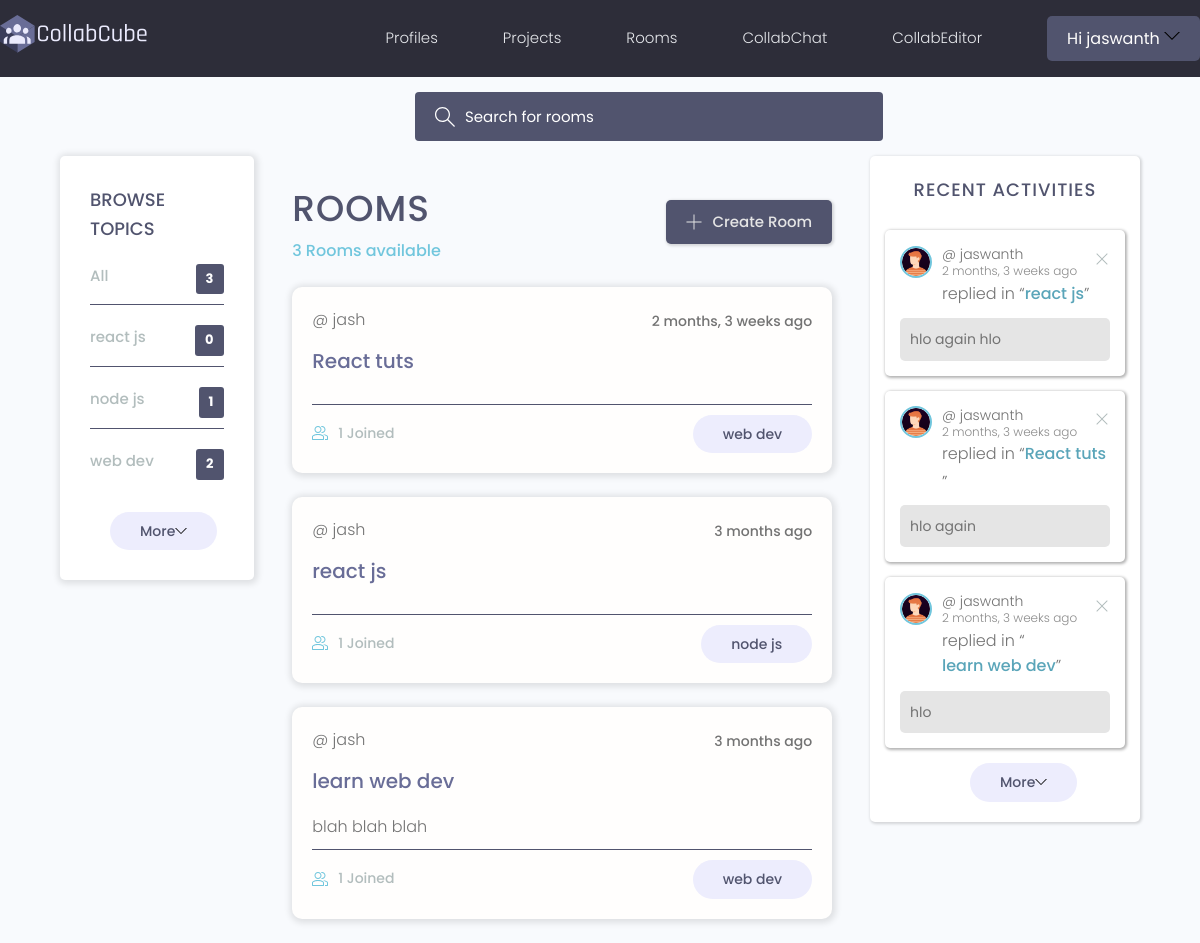
The app's page /rooms/ (signed in) with its own data.
### rooms/models.py (models this page shows, shortened)
class Topic(models.Model):
    name = models.CharField(max_length=200)

class Room(models.Model):
    host = models.ForeignKey(Profile, on_delete=models.SET_NULL, null=True)
    topic = models.ForeignKey(Topic, on_delete=models.SET_NULL, null=True)
    name = models.CharField(max_length=200)
    description = models.TextField(null=True, blank=True)
    password = models.CharField(max_length=20)
    participants = models.ManyToManyField(Profile, related_name='participants', blank=True)
    updated = models.DateTimeField(auto_now=True)
    created = models.DateTimeField(auto_now_add=True)
    id = models.UUIDField(default=uuid.uuid4, unique=True,editable=False, primary_key=True)
    class Meta:
        ordering = ['-updated', '-created']
    def __str__(self):
        return self.name

class RoomMessage(models.Model):
    user = models.ForeignKey(Profile, on_delete=models.CASCADE)
    room = models.ForeignKey(Room, on_delete=models.CASCADE)
    body = models.TextField()
    updated = models.DateTimeField(auto_now=True)
    created = models.DateTimeField(auto_now_add=True)
    class Meta:
        ordering = ['updated', 'created']
    def __str__(self):
        return self.body[0:50]

### users/models.py (models this page shows, shortened)
class Profile(models.Model):
    user = models.OneToOneField(User, on_delete= models.CASCADE, null=True,blank= True)
    name = models.CharField(max_length=200,null=True)
    email = models.EmailField(unique=True,max_length=300,null=True)
    username = models.CharField(max_length=200,unique=True,null=True)
    ROLE_TYPE =(
        ('faculty','Faculty'),
        ('student','Student')
    )
    role = models.CharField(max_length=200,choices=ROLE_TYPE,null=True)
    facultyid_or_studentid = models.CharField(max_length=200,unique=True,null=True)
    short_intro = models.CharField(max_length=200,null=True)
    bio = models.TextField(blank=True, null = True)
    profile_image= models.ImageField(default= 'profiles/male.png',null=True, upload_to ='profiles/')
    social_github = models.CharField(max_length=200,null=True,blank=True)
    social_linkedin = models.CharField(max_length=200,null=True,blank=True)
    social_website = models.CharField(max_length=200,null=True,blank=True)
    social_twitter = models.CharField(max_length=200,null=True,blank=True)
    created = models.DateTimeField(auto_now_add=True)
    id = models.UUIDField(default=uuid.uuid4, unique=True, primary_key=True,editable=False)
    def __str__(self):
        return str(self.user.username)
    class Meta:
        ordering = ['-created']

### rooms/views.py (the view)
# urls.py: path('rooms/',include('rooms.urls')),
@login_required(login_url = 'login')
def rooms(request):
    q = request.GET.get('q') if request.GET.get('q')!= None else ''
    rooms = Room.objects.filter(Q(topic__name__icontains=q)|Q(name__icontains=q)|Q(host__name__icontains=q))
    topics = Topic.objects.all()[0:5]
    room_messages = RoomMessage.objects.filter(
        Q(room__topic__name__icontains=q))[0:3]
    room_count = rooms.count()
    context = {'rooms':rooms,'topics':topics,'room_count':room_count,'room_messages':room_messages}
    return render(request,'rooms/rooms.html',context)

### rooms/templates/rooms/rooms.html (shortened to what this page needs)
 {% extends 'main.html' %}
{% load static%}
{%block content %}
<html lang="en">
  <head>
  </head>
  <body>
    <header class="header1 header--loggedIn1">
      <form class="header__search1" style="max-width: 40%;margin: 0 16rem 0 40rem;" method="GET" action="{% url 'rooms' %}">
        <label>
          <input name="q"  placeholder="Search for rooms" />
        </label>
      </form>
    </header>
    <main class="layout1 layout1--3">
      <div class="container1">
          {% include 'rooms/topics.html' %}
        <div class="roomList1">
          <div class="roomList__header1">
            <div>
              <h2>Rooms</h2>
              <p>{{room_count}} Rooms available</p>
            </div>
            <a class="btn1 btn--main1" href="{% url 'create-room'%}">
              <svg version="1.1" xmlns="http://www.w3.org/2000/svg" width="32" height="32" viewBox="0 0 32 32">
                <title>add</title>
                <path
                  d="M16.943 0.943h-1.885v14.115h-14.115v1.885h14.115v14.115h1.885v-14.115h14.115v-1.885h-14.115v-14.115z"
                ></path>
              </svg>
              Create Room
            </a>
          </div>
          {%for room in rooms %}
            <div class="roomListRoom1">
                <div class="roomListRoom__header1">
                <a href="{% url 'user-profile' room.host.id %}" class="roomListRoom__author1">
                    <span>@ {{room.host.username}}</span>
                </a>
                <div class="roomListRoom__actions1">
                    <span>{{room.created|timesince}} ago</span>
                </div>
                </div>
                <div class="roomListRoom__content1">
                <a href="{% url 'room' room.id %}">{{room.name}}</a>
                <p>{{room.description|slice:"100"}}
                </p>
                </div>
                <div class="roomListRoom__meta1">
                <a href="{% url 'room' room.id %}" class="roomListRoom__joined1">
                    {{room.participants.all.count}} Joined
                </a>
                <p class="tag tag--pill tag--sub settings__btn tag--lg">{{room.topic.name}}</p>
                </div>
            </div>
      {%endfor%}
        </div>
        {%include 'rooms/activity.html'%}
      </div>
    </main>
  </body>
</html>
{%endblock%}

### templates/navbar.html (shortened to what this page needs)
{%load static%}
<header class="header">
    <div class="container container--narrow">
      <a href="{% url 'profiles' %}" class="header__logo">
        <img src="{% static 'images/logo.svg' %}" alt="CollabCube Logo" />
      </a>
      <nav class="header__nav">
        <ul class="header__menu">
          {% if request.user.is_authenticated %}
          <li class="header__menuItem"><a href="{% url 'profiles' %}">Profiles</a></li>
          <li class="header__menuItem"><a href="{% url 'projects' %}">Projects</a></li>
          <li class="header__menuItem"><a href="{% url 'rooms' %}">Rooms</a></li>
          <li class="header__menuItem"><a href="{% url 'lobby' %}">CollabChat</a></li>
          <li class="header__menuItem"><a target="_blank" href="https://collabeditorr.herokuapp.com/" >CollabEditor</a></li>
          <li class="btn btn--sub">
            <div class="header__user1">
              <button class="dropdown-button1 " >Hi {{request.user.username}}
                <svg version="1.1" xmlns="http://www.w3.org/2000/svg" width="16" height="16" viewBox="0 0 32 32" >
                  <path d="M16 21l-13-13h-3l16 16 16-16h-3l-13 13z"></path>
                </svg>
              </button>
            </div>
          </li>
          {% endif%}
        </ul>
      </nav>
    </div>
  </header>

### rooms/templates/rooms/topics.html
      <div class="topics1" style="box-shadow: 1px 1px 6px 3px rgba(0, 0, 0, 0.1);  border-radius:5px;background-color:white">
      <div class="topics-page1 layout__body1">
        <div class="topics__header1">
          <h6>Browse Topics</h6>
      </div>
        <ul class="topics__list1">
          <li>
            <a href="{% url 'rooms'%}" class="active1">All <span style="color: white;">{{topics.count}}</span></a>
          </li>
          {% for topic in topics %}
          <li>
            <a href="{% url 'rooms' %}?q={{topic.name}}">{{ topic.name }} <span style="color: white;">{{topic.room_set.all.count}}</span></a>
          </li>
          {% endfor %}
        </ul>
        <a class="tag tag--pill tag--sub settings__btn tag--lg" style="margin-left: 2rem;" href="{% url 'topics' %}">
          More
          <svg version="1.1" xmlns="http://www.w3.org/2000/svg" width="12" height="12" viewBox="0 0 32 32">
              <title>chevron-down</title>
              <path d="M16 21l-13-13h-3l16 16 16-16h-3l-13 13z"></path>
          </svg>
      </a>
      </div>
    </div>

### rooms/templates/rooms/activity.html
  <div class="activities1" >
    <div class="activities__header1">
      <h2 style="color: #51546e;">Recent Activities</h2>
    </div>
    {% for message in room_messages%}
    <div class="activities__box1">
      <div class="activities__boxHeader1 roomListRoom__header1">
        <a href="{% url 'user-profile' message.user.id %}" class="roomListRoom__author1">
          <div class="avatar1 avatar--small1">
            <img src="{{message.user.profile_image.url}}" />
          </div>
          <p>
            @ {{message.user}}
            <span>{{message.created|timesince}} ago</span>
          </p>
          {% if request.user.profile.id == message.user.id %}
      <div class="roomListRoom__actions1">
        <a href="{% url 'delete-message' message.id %}">
          <svg version="1.1" xmlns="http://www.w3.org/2000/svg" width="32" height="32" viewBox="0 0 32 32">
            <title>remove</title>
            <path
              d="M27.314 6.019l-1.333-1.333-9.98 9.981-9.981-9.981-1.333 1.333 9.981 9.981-9.981 9.98 1.333 1.333 9.981-9.98 9.98 9.98 1.333-1.333-9.98-9.98 9.98-9.981z">
            </path>
          </svg>
        </a>
      </div>
      {% endif %}
        </a>
      </div>
      <div class="activities__boxContent1">
        <p>replied in “<a href="{% url 'room' message.room.id %}">{{message.room}}</a>”</p>
        <div class="activities__boxRoomContent1">
          {{message}}
        </div>
      </div>
    </div>
    {%endfor%}
    <a class="tag tag--pill tag--sub settings__btn tag--lg"  style="margin-left: 10rem;margin-bottom: 2rem;" href="{% url 'activity' %}">
      More
      <svg version="1.1" xmlns="http://www.w3.org/2000/svg" width="12" height="12" viewBox="0 0 32 32">
          <title>chevron-down</title>
          <path d="M16 21l-13-13h-3l16 16 16-16h-3l-13 13z"></path>
      </svg>
  </a>
  </div>

### static/uikit/styles/modules/_variables.css (style rules this page uses)
:root { --color-main: #5aa5b9; --color-main-light: #e6faff; --color-sub: #3f4156; --color-sub-light: #51546e; --color-sub-lighter: #ededfd; --color-text: #737373; --color-gray: #8b8b8b; --color-light: #e5e7eb; --color-light-gray: #767676; --color-bg: #f8fafd; --color-white: #fffefd; --color-white-light: #f3f3f3; --color-success: #359e64; --color-success-bg: #def8e8; --color-error: #fc4b0b; --color-error-bg: #fff2ee; --font-base: 'Poppins', arial, helvetica, 'Segoe UI', roboto, ubuntu, sans-serif; --font-monospace: 'Fira Code', 'Courier New', courier, monospace; --font-regular: 300; --font-medium: 500; --font-bold: 700; --generic-shadow: 1px 1px 5px #00000010; --generic-transition: all 0.3s ease-in-out; }

### static/uikit/styles/modules/_base.css (style rules this page uses)
* { margin: 0; padding: 0; box-sizing: border-box; text-rendering: optimizeLegibility; color: inherit; font-size: inherit; }
html { font-size: 50%; }
@media only screen and (min-width: 480px) { html { font-size: 56.25%; } }
@media only screen and (min-width: 1200px) { html { font-size: 62.5%; } }
body { line-height: 1.6; font-weight: 400; font-size: 1.5rem; color: var(--color-text); background-color: var(--color-bg); min-height: 100vh; }

### static/uikit/styles/modules/_typography.css (style rules this page uses)
* { font-family: var(--font-base); }
h2 { font-size: 3.6rem; font-weight: var(--font-bold); }
h5, h6 { font-weight: var(--font-regular); }
h6 { font-size: 1.8rem; }
p, span, strong { font-size: 1.6rem; color: var(--color-text); font-weight: var(--font-regular); }
a { padding-bottom: 2px; text-decoration: none; display: inline-block; color: var(--color-main); font-weight: var(--font-medium); }

### static/uikit/styles/modules/_utilities.css (style rules this page uses)
.container { width: 92%; max-width: 165rem; margin: 0 auto; box-sizing: border-box; }
.container--narrow { width: 92%; max-width: 120rem; }
@media screen and (min-width: 1000px) { .container { width: 90%; } }
@media screen and (min-width: 1000px) { .container--narrow { width: 85%; } }
@media screen and (min-width: 1200px) { .container { width: 80%; } }
@media screen and (min-width: 1200px) { .container--narrow { width: 72%; } }

### static/uikit/styles/modules/_button.css (style rules this page uses)
.btn { display: inline-block; position: relative; cursor: pointer; background-color: var(--color-light); font-weight: var(--font-medium); color: var(--color-sub); text-decoration: none; padding: 1rem 2rem; border-radius: 0.5rem; border: none; width: -webkit-fit-content; width: -moz-fit-content; width: fit-content; height: -webkit-fit-content; height: -moz-fit-content; height: fit-content; font-size: 1.6rem; outline-width: 0; outline-color: transparent; -webkit-backface-visibility: hidden; backface-visibility: hidden; transition: all 0.3s ease-in-out; }
.btn--sub { background-color: var(--color-sub); color: var(--color-white); }

### static/uikit/styles/modules/_tag.css (style rules this page uses)
.tag { display: inline-flex; align-items: center; background-color: var(--color-sub); height: -webkit-fit-content; height: -moz-fit-content; height: fit-content; width: -webkit-fit-content; width: -moz-fit-content; width: fit-content; border-radius: 0.5rem; padding: 0.5rem 1.5rem; font-size: 1.2rem; cursor: pointer; }
.tag--pill { border-radius: 5rem; }
.tag--sub, .tag--sub > small { background: var(--color-sub-lighter); color: var(--color-sub-light); font-weight: 500; }
.tag--lg { padding: 0.8rem 3rem; font-size: 1.4rem; }

### rooms/templates/rooms/rooms.html (style rules this page uses)
::placeholder { color: white; }

### records on screen
Topic: name "react js", room_set.all.count "0"
Topic: name "node js", room_set.all.count "1"
Topic: name "web dev", room_set.all.count "2"
Room: host.username "jash", created "2 months, 3 weeks", name "React tuts", participants.all.count "1", topic.name "web dev"
Room: host.username "jash", created "3 months", name "react js", participants.all.count "1", topic.name "node js"
Room: host.username "jash", created "3 months", name "learn web dev", description "blah blah blah", participants.all.count "1", topic.name "web dev"
RoomMessage: user.profile_image (picture), user "jaswanth", created "2 months, 3 weeks", room "react js", body "hlo again hlo"
RoomMessage: user.profile_image (picture), user "jaswanth", created "2 months, 3 weeks", room "React tuts", body "hlo again"
RoomMessage: user.profile_image (picture), user "jaswanth", created "2 months, 3 weeks", room "learn web dev", body "hlo"

### other values on screen
{{ request.user.username }} "jaswanth"
{{ topics.count }} "3"
{{ room_count }} "3"
